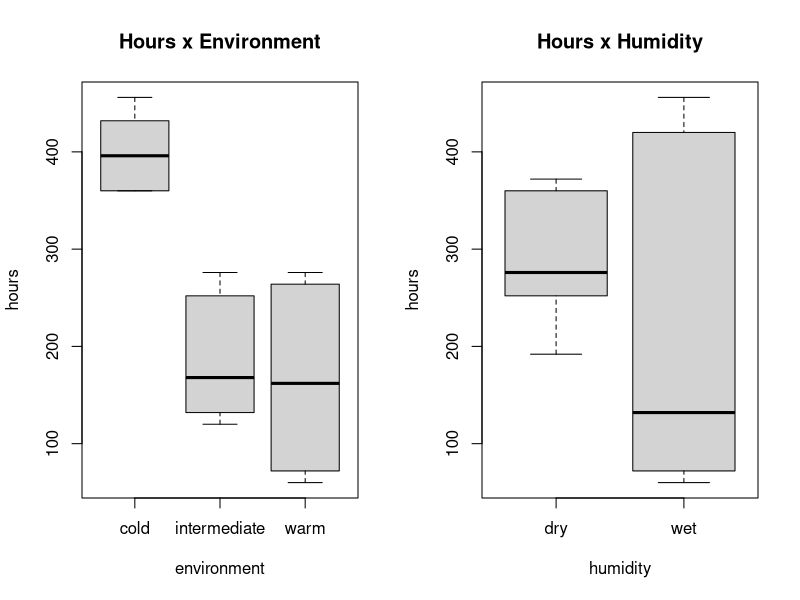
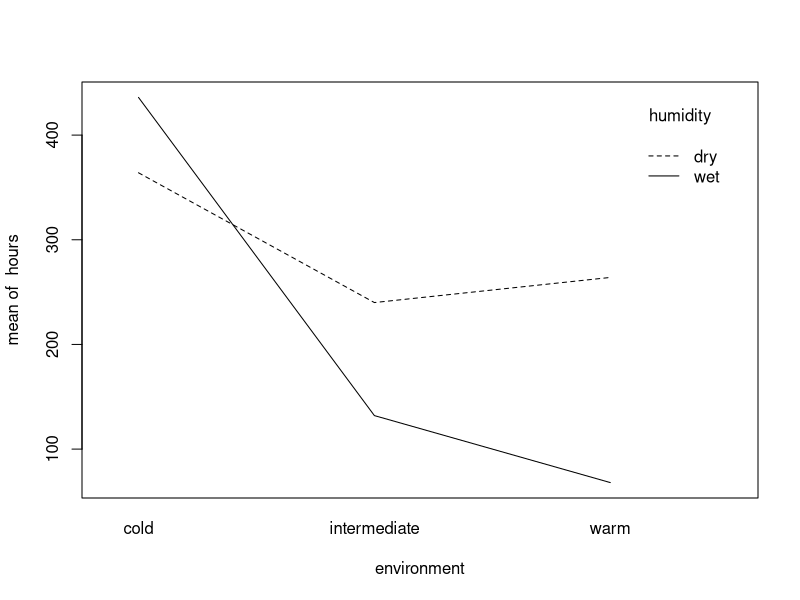
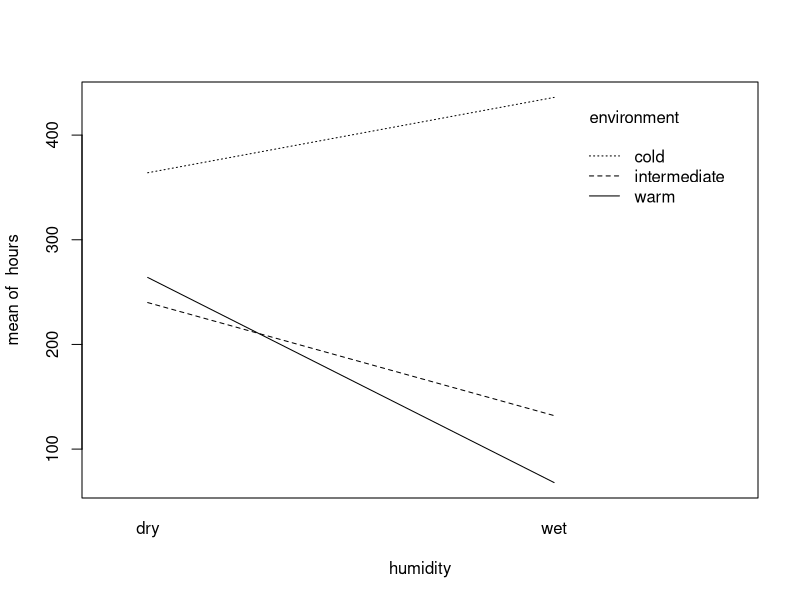
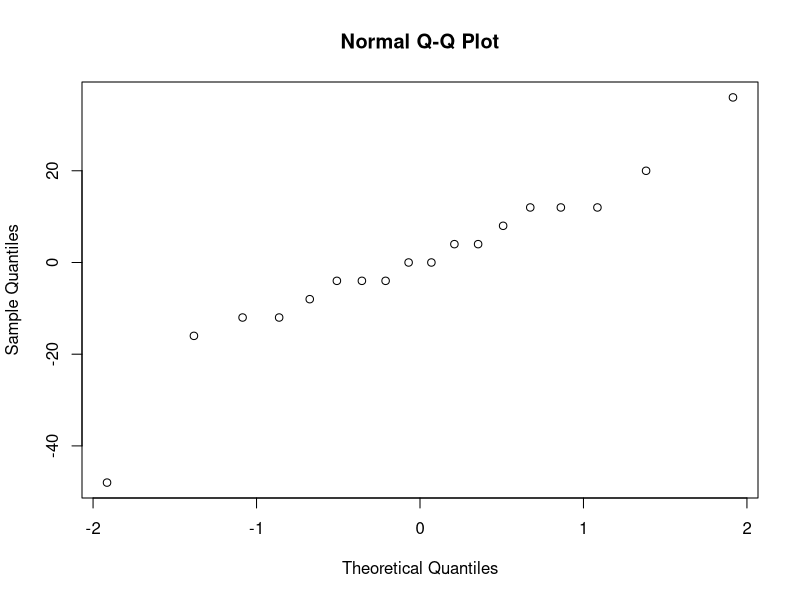
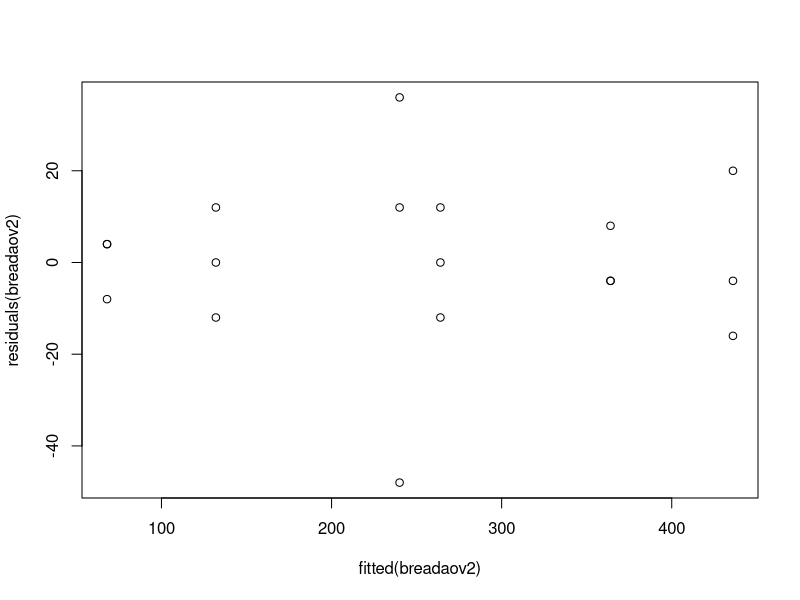
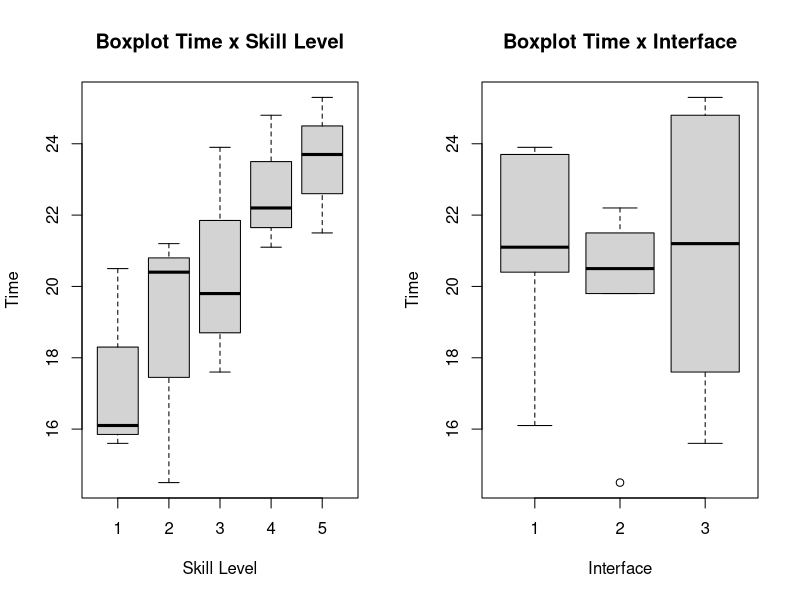
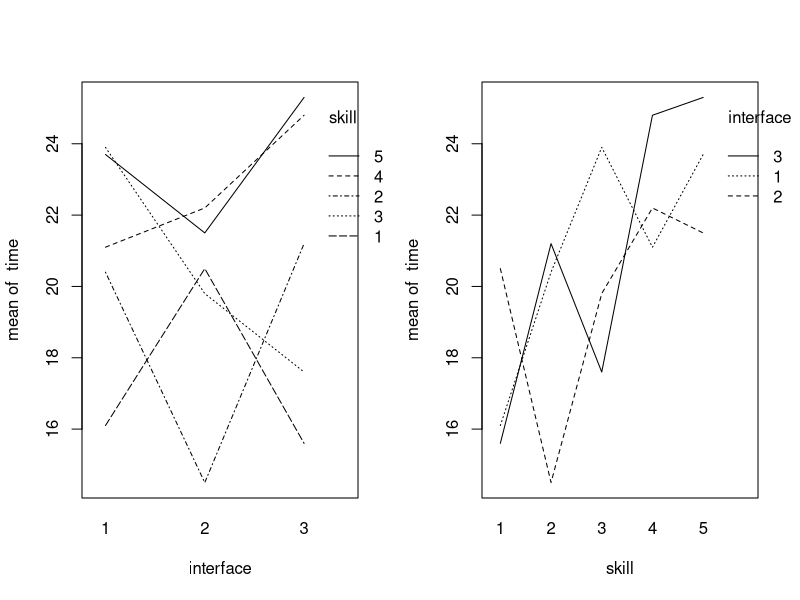
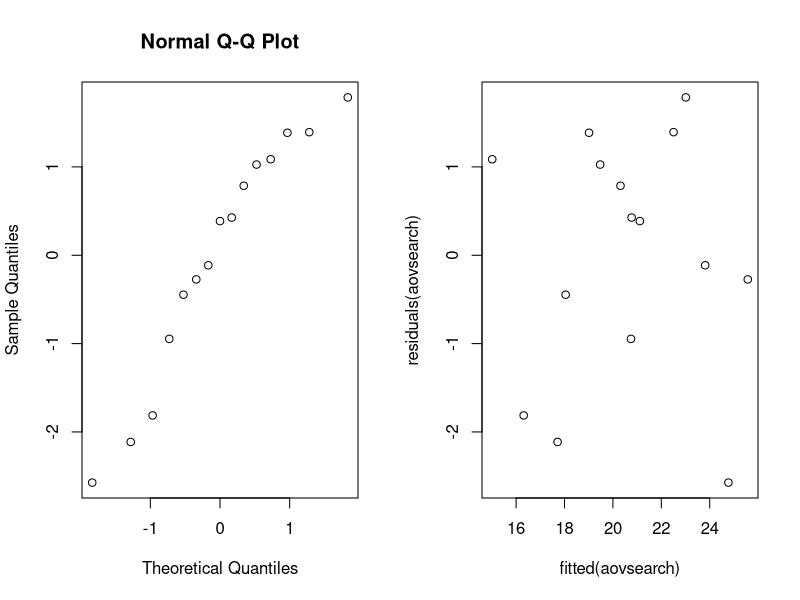

Reproduce these figures in R, in order.
# Loading necessary packages, so they are available in the current session.
library(multcomp)
library(lme4)

### Exercise 1
data_bread <- read.table(file = "bread.txt", header = TRUE)

# QUestion 1:
I = 3 #levels of temperature.
J = 2 #levels of humidity.
N = 3 #experimental units per combination of the two factors, given that the total of units is 18.
rbind(rep(1:I,each=N*J),rep(1:J,N*I),sample(1:(N*I*J)))

# QUestion 2:
par(mfrow=c(1,2))
boxplot(hours~environment,data=data_bread, main ="Hours x Environment")
boxplot(hours~humidity,data=data_bread, main ="Hours x Humidity")

par(mfrow=c(1,1))
attach(data_bread)
interaction.plot(environment,humidity,hours)
interaction.plot(humidity,environment,hours)

# QUestion 3:
data_bread$environment=as.factor(data_bread$environment)
data_bread$humidity=as.factor(data_bread$humidity)
breadaov=lm(hours~environment*humidity,data=data_bread)
anova(breadaov)

# QUestion 4:
contrasts(data_bread$environment)=contr.sum
contrasts(data_bread$humidity)=contr.sum
breadaov2=lm(hours~environment*humidity,data=data_bread)
anova(breadaov2)
summary(breadaov2)

# QUestion 5:
#Checking the normality of the population.
qqnorm(residuals(breadaov2))

# An extra check is also the Shapiro test.
shapiro.test(residuals(breadaov2))

# Checking the assumption of equal population variances.
plot(fitted(breadaov2), residuals(breadaov2))

### Exercise 2
search = read.table("search.txt", header = TRUE)

# Question 1:
B = 5
I = 3
skill = as.factor(rep(1:B, I))
interface = as.factor(rep(1:I, B))
studentindex = sample(1:B*I)
search_random_frame= data.frame(cbind(skill, interface, studentindex))
search_random_frame

# Question 2:
attach(search)

par(mfrow=c(1,2))
boxplot(time~skill, main="Boxplot Time x Skill Level", ylab="Time", xlab="Skill Level")
boxplot(time~interface, main="Boxplot Time x Interface", ylab="Time", xlab="Interface")

par(mfrow=c(1,2))
interaction.plot(interface, skill, time); interaction.plot(skill, interface, time); 

# Question 3:
search$skill <- factor(search$skill)
search$interface <-  factor(search$interface)
aovsearch = lm(time~interface+skill, data = search)
anova(aovsearch)

# Question 4: ?
summary(aovsearch)
# Result is generated from summary of anova
estimatedTime = 15.013 +  5.300  + 4.460  

# Question 5:
par(mfrow=c(1,2))
qqnorm(residuals(aovsearch))
plot(fitted(aovsearch), residuals(aovsearch))

# Question 6: ?
friedman.test(time, interface, skill, data = search)
#friedman.test(time~interface|skill, data = search)

# Question 7:
oneaovsearch = lm(time~interface, data = search)
anova(oneaovsearch)

### Exercise 3

# Question 1
cream= read.table("cream.txt",header = TRUE)

cream$batch= as.factor(cream$batch)
cream$position= as.factor(cream$position)
cream$starter= as.factor(cream$starter)

creamaov= lm(acidity ~ starter + batch + position,data = cream)
summary(creamaov)

# Question 2
library(multcomp)
creammult= glht(creamaov,linfct = mcp(starter="Tukey"))
summary(creammult)

# Question 3
# In Word File

# Question 4
confint(creammult)


### Exercise 4
library(lme4)
# Question 1
cow = read.table("cow.txt", header = TRUE)
cow$id = factor(cow$id)
cow$per = factor(cow$per)
cow$treatment = factor(cow$treatment)

cowlm = lm(milk~treatment+id+per, data = cow)
summary(cowlm)

# Question 2: Result from question 1

# Question 3
cowlmer = lmer(milk~treatment+order+per+(1|id), data = cow)
summary(cowlmer)

# Question 4
attach(cow)
t.test(milk[treatment=="A"],milk[treatment=="B"],paired=TRUE)

### Exercise 6

# Question 1
airpollution= read.table("airpollution.txt", header = TRUE)
pairs(oxidant ~ day + wind + temperature + humidity + insolation , data= airpollution, upper.panel= NULL)

# Question 2
oxidant_day= lm(oxidant ~ day, data = airpollution)
summary(oxidant_day)
#p_value: 0.582

oxidant_wind= lm(oxidant ~ wind, data = airpollution)
summary(oxidant_wind)
#p_value: 8.20e-07

oxidant_temperature=lm(oxidant ~ temperature, data = airpollution)
summary(oxidant_temperature)
#p_value: 1.17e-06

oxidant_humidity=lm(oxidant ~ humidity, data = airpollution)
summary(oxidant_humidity)
#p_value: 0.056317

oxidant_insolation=lm(oxidant ~ insolation, data = airpollution)
summary(oxidant_insolation)
#p_value: 0.00441

## step 1 - select the smallest p-value (wind)
oxidant1= lm(oxidant ~ wind, data = airpollution)
summary(oxidant1)

## step 2 - select second smallest p-value (temperature)
oxidant2=lm(oxidant ~ wind + temperature, data = airpollution)
summary(oxidant2)

## step 3 - select third smallest p-value (insolation)
oxidant3=lm(oxidant ~ wind + temperature + insolation, data = airpollution)
summary(oxidant3)

## Best Model
oxidant2

# Question 3
## step 1 - full model
oxidant5= lm(oxidant ~ wind + temperature + insolation + humidity + day, data = airpollution)
summary(oxidant5)

## step 2 - remove the highest p-value (day)
oxidant4= lm(oxidant ~ wind + temperature + insolation + humidity , data = airpollution)
summary(oxidant4)

## step 3 - remove second highest p-value (insolation)
oxidant3= lm(oxidant ~ wind + temperature + humidity , data = airpollution)
summary(oxidant3)

## step 4 - remove third highest p-value (humidity)
oxidant2= lm(oxidant ~ wind + temperature , data = airpollution)
summary(oxidant2)

# Question 4
## Best Model
oxidant2

# Question 5
par(mfrow=c(1,2))
qqnorm(residuals(oxidant2), main = "QQ-plot residuals")
plot(fitted(oxidant2),residuals(oxidant2))
